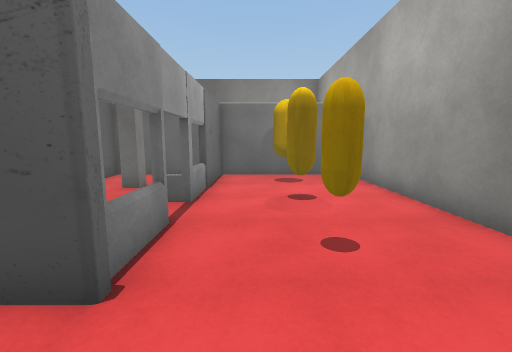
view 1 (above)

17 first-person views from a walk through a Unity game level. The camera is 1.4 m above the floor, tilts 8° down and sees 90° across. The floor is counted in squares, 1 m on a side. Each view is taken from the middle of a square. On the plan, view 1 faces up. The plan holds only what a view shows up to about 13 squares ahead; the rest is blank. The place goes on beyond the plan. The player character is not drawn. Door leaves are left out, so doorways stand open. Some surface patterns are stand-ins.

view 2
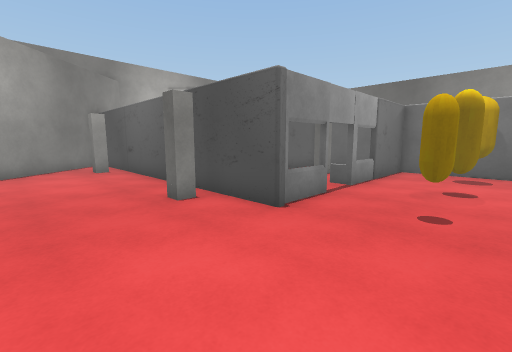

view 3
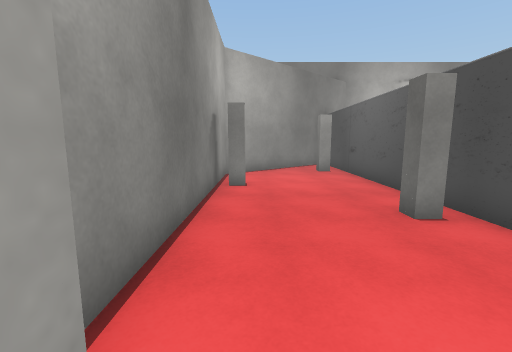

view 4
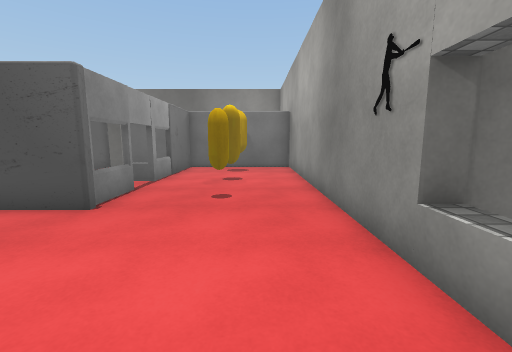

view 5
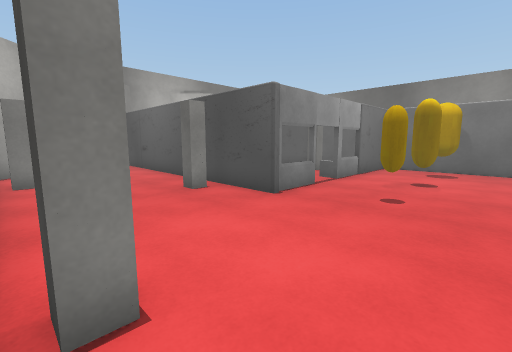

view 6
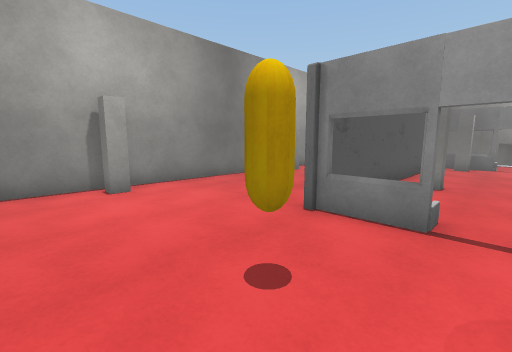

view 7
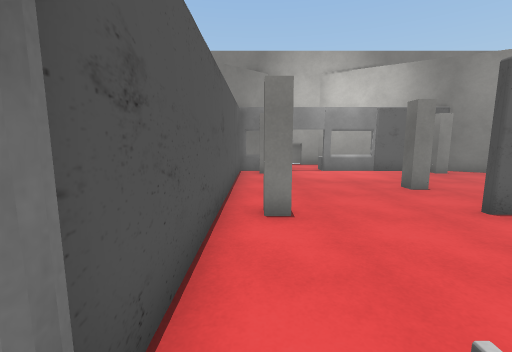

view 8
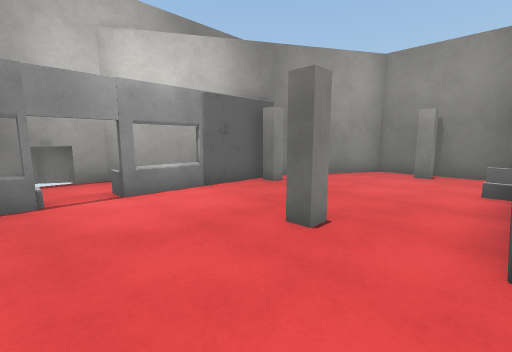

view 9
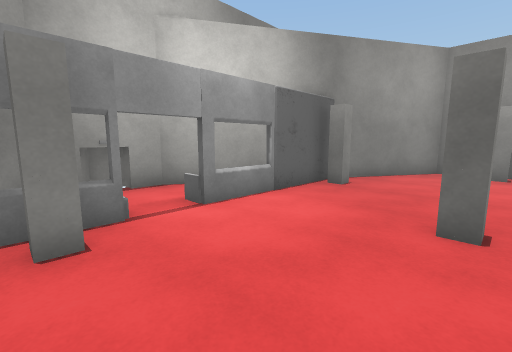

view 10
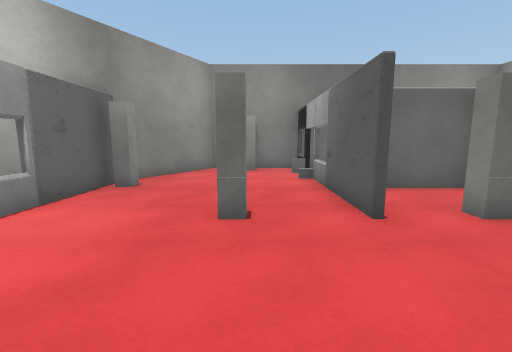

view 11
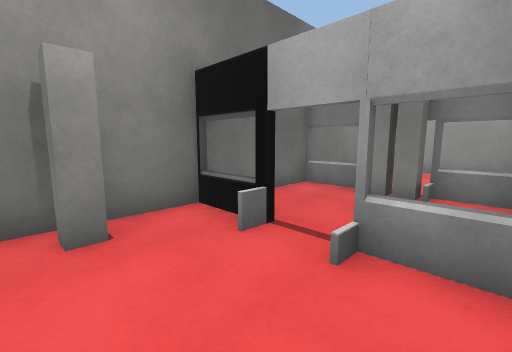

view 12
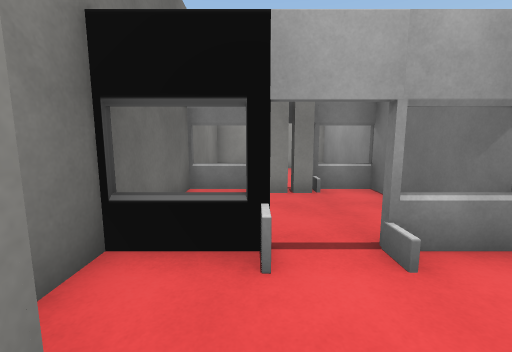

view 13
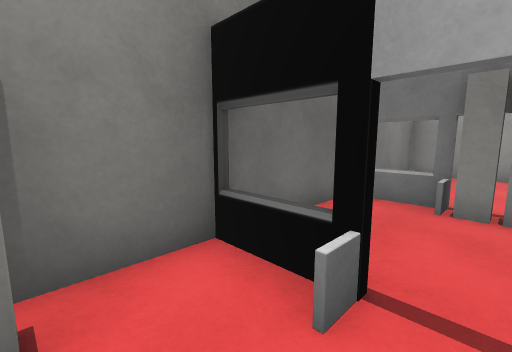

view 14
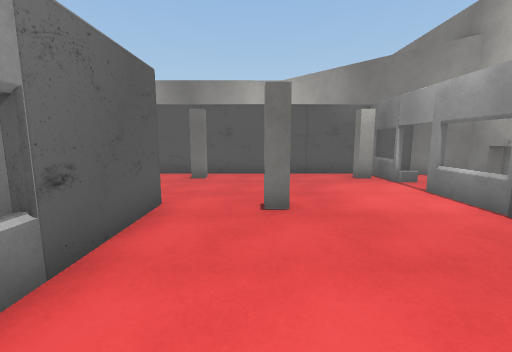

view 15
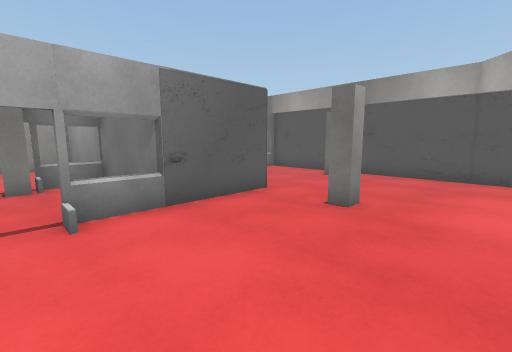

view 16
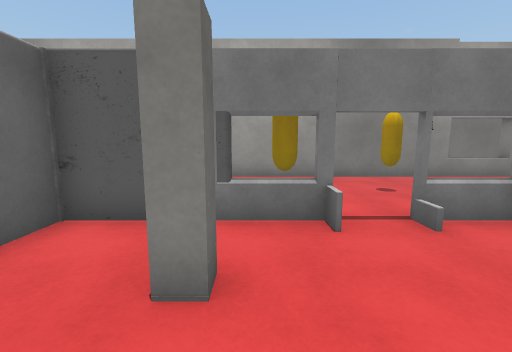

view 17
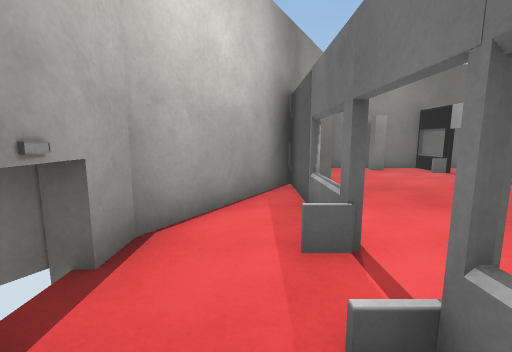

### Floor plan
Ten units are one square. View 1 is at (0, 0); x grows to the right and y downward. Boxes are objects, and circles mark ways between rooms. Rooms are numbered by the first view taken in them; rooms with no view inside come last. Other rooms are left out.
<svg viewBox="-173 -165 243 205">
<path fill="none" stroke="#000" d="M-15 -42 -15 -20 -126 -20M38 27 42 27M38 29 38 -99M49 3 38 3M49 33 65 33M30 -104 -15 -104 -15 -56M-135 -11 -96 32 31 33M-59 -75 -59 -124M-127 -114 -127 -61M-127 -45 -127 -22M-129 -114 -141 -94M-59 -138 -59 -160M-56 -138 -65 -138M-17 -58 -17 -104 -57 -104 -57 -75M-15 -56 -22 -56M-124 -23 -17 -23 -17 -42M-60 -159 -102 -159 -127 -117M-129 -40 -129 -45M-127 -61 -135 -61M-156 -56 -163 -56 -168 -48 -164 -44M-157 -36 -145 -23 -130 -23M-17 -138 -17 -160M-15 -138 -22 -138M-60 -107 -11 -107M-17 -104 -17 -124M-15 -159 -60 -159M-11 -107 38 -107 38 -159 -15 -159M-129 -60 -129 -114M-141 -94 -157 -66 -157 -54"/>
<rect x="-115" y="-15" width="10" height="10" fill="#bbb"><title>other object</title></rect>
<rect x="-75" y="25" width="10" height="10" fill="#bbb"><title>other object</title></rect>
<rect x="-45" y="-15" width="10" height="10" fill="#bbb"><title>other object</title></rect>
<rect x="5" y="25" width="10" height="10" fill="#bbb"><title>other object</title></rect>
<rect x="5" y="-35" width="10" height="10" fill="#bbb"><title>capsule</title></rect>
<rect x="5" y="-65" width="10" height="10" fill="#bbb"><title>capsule</title></rect>
<rect x="5" y="-95" width="10" height="10" fill="#bbb"><title>capsule</title></rect>
<rect x="-125" y="-35" width="10" height="10" fill="#bbb"><title>other object</title></rect>
<rect x="-125" y="-115" width="10" height="10" fill="#bbb"><title>other object</title></rect>
<rect x="-85" y="-85" width="10" height="10" fill="#bbb"><title>other object</title></rect>
<rect x="-85" y="-155" width="10" height="10" fill="#bbb"><title>other object</title></rect>
<rect x="-65" y="-35" width="10" height="10" fill="#bbb"><title>other object</title></rect>
<rect x="-45" y="-85" width="10" height="10" fill="#bbb"><title>other object</title></rect>
<rect x="-165" y="-45" width="10" height="10" fill="#bbb"><title>white block</title></rect>
<rect x="-165" y="-55" width="10" height="10" fill="#bbb"><title>other object</title></rect>
<rect x="-25" y="-135" width="10" height="10" fill="#bbb"><title>other object</title></rect>
<circle cx="-20" cy="-50" r="3" fill="#2a7"/>
<circle cx="-130" cy="-55" r="3" fill="#2a7"/>
<circle cx="-60" cy="-130" r="3" fill="#2a7"/>
<circle cx="-140" cy="-60" r="3" fill="#2a7"/>
<circle cx="-150" cy="-50" r="3" fill="#2a7"/>
<circle cx="-15" cy="-130" r="3" fill="#2a7"/>
<text x="-20" y="-10">1</text>
<text x="-80" y="-80">2</text>
<text x="-140" y="-50">3</text>
<text x="-40" y="-130">4</text>
<text x="10" y="-140">5</text>
<text x="-140" y="-70">6</text>
</svg>
Room 1 opens to room 2. Room 2 opens to room 3. Room 2 opens to room 4. Room 3 opens to room 6. Room 4 opens to room 5.

Where each view was taken, in squares from view 1:
view 1: 0 up, 0 right, facing up
view 2: 2 down, 2 right, facing up-left
view 3: 2 down, 1 right, facing left
view 4: 3 down, 2 right, facing up
view 5: 3 down, 3 right, facing up-left
view 6: 5 up, 3 right, facing down-left
view 7: 3 up, 1 left, facing left
view 8: 4 up, 6 left, facing up-left
view 9: 3 up, 8 left, facing up-left
view 10: 3 up, 8 left, facing up
view 11: 11 up, 9 left, facing up-right
view 12: 14 up, 9 left, facing right
view 13: 13 up, 8 left, facing up-right
view 14: 13 up, 8 left, facing down
view 15: 13 up, 11 left, facing down-right
view 16: 7 up, 6 left, facing right
view 17: 3 up, 14 left, facing up
